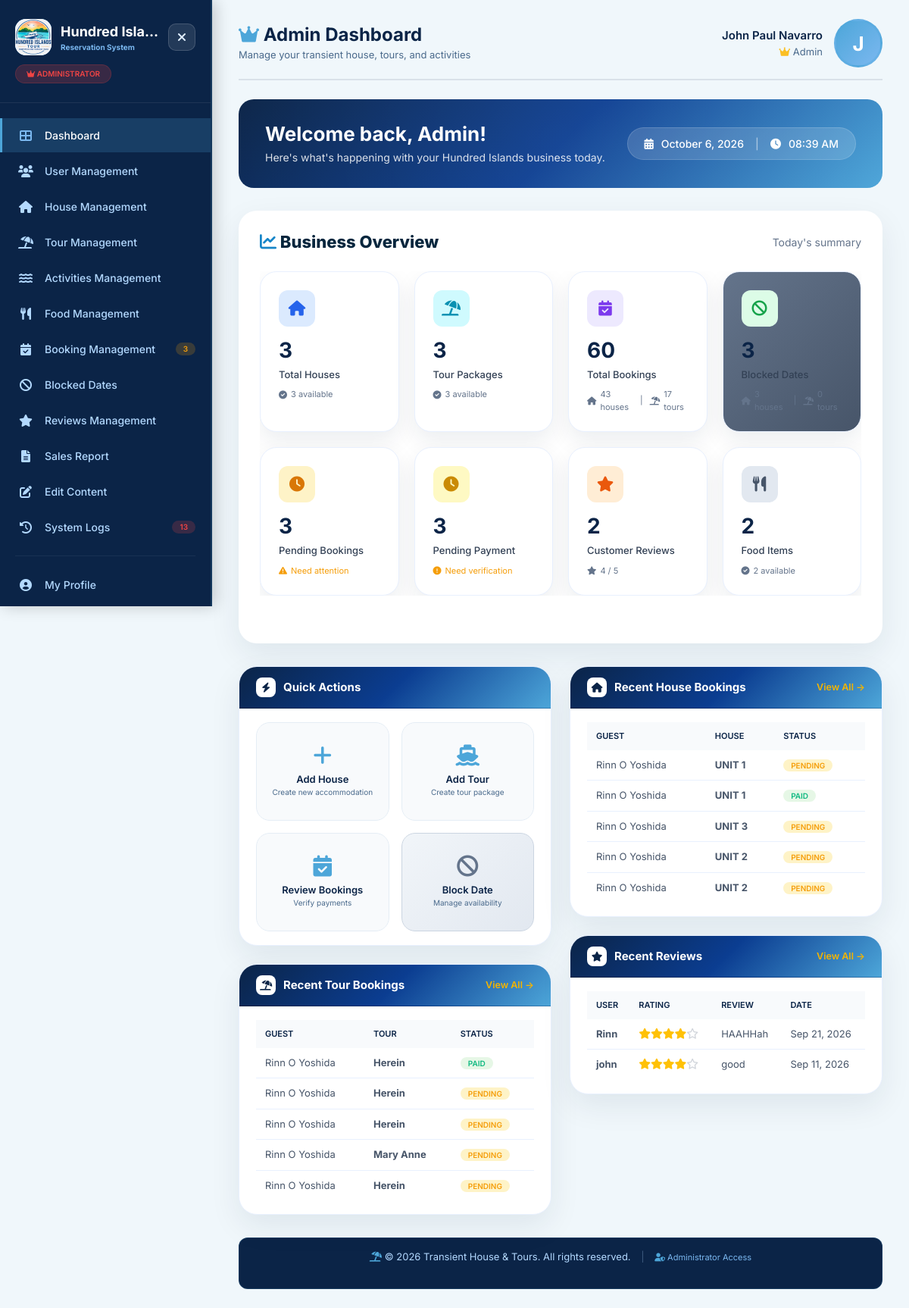
/admin-dashboard.php (signed in), run on the app's committed database.
### tables this page shows
CREATE TABLE `users` (
  `id` int(11) NOT NULL,
  `username` varchar(100) NOT NULL,
  `password` varchar(255) NOT NULL,
  `email` varchar(100) NOT NULL,
  `profile_photo` varchar(255) DEFAULT NULL,
  `fullname` varchar(200) NOT NULL,
  `first_name` varchar(80) DEFAULT NULL,
  `middle_name` varchar(80) DEFAULT NULL,
  `last_name` varchar(80) DEFAULT NULL,
  `name_suffix` varchar(20) DEFAULT NULL,
  `role` enum('admin','staff','guest') NOT NULL DEFAULT 'guest',
  `created_at` timestamp NOT NULL DEFAULT current_timestamp(),
  `reset_token` varchar(10) DEFAULT NULL,
  `reset_token_expires` datetime DEFAULT NULL
);

CREATE TABLE `tour_bookings` (
  `id` int(11) NOT NULL,
  `guest_id` int(11) NOT NULL,
  `tour_id` int(11) NOT NULL,
  `reference_number` varchar(50) NOT NULL,
  `booking_date` date NOT NULL,
  `number_of_guests` int(11) NOT NULL,
  `total_amount` decimal(10,2) NOT NULL,
  `special_requests` text DEFAULT NULL,
  `payment_status` enum('pending','paid','cancelled') DEFAULT 'pending',
  `booking_status` enum('confirmed','cancelled','completed') DEFAULT 'confirmed',
  `payment_proof` varchar(255) DEFAULT NULL,
  `proof_uploaded_at` datetime DEFAULT NULL,
  `paid_at` datetime DEFAULT NULL,
  `reject_reason` varchar(255) DEFAULT NULL,
  `reject_notes` text DEFAULT NULL,
  `rejected_by` int(11) DEFAULT NULL,
  `rejected_at` datetime DEFAULT NULL,
  `created_at` timestamp NOT NULL DEFAULT current_timestamp(),
  `feedback_is_anonymous` tinyint(1) DEFAULT 0,
  `guest_name` varchar(255) DEFAULT NULL,
  `contact_number` varchar(20) DEFAULT NULL,
  `preferred_time` time DEFAULT NULL,
  `gcash_reference` varchar(30) DEFAULT NULL,
  `cancelled_at` datetime DEFAULT NULL,
  `cancellation_reason` text DEFAULT NULL,
  `package_reference` varchar(50) DEFAULT NULL,
  `package_id` int(11) DEFAULT NULL,
  `completed_at` datetime DEFAULT NULL
);

CREATE TABLE `tours` (
  `id` int(11) NOT NULL,
  `tour_name` varchar(200) NOT NULL,
  `tour_type` varchar(100) NOT NULL,
  `description` text DEFAULT NULL,
  `places_to_visit` text DEFAULT NULL,
  `duration_hours` int(11) NOT NULL,
  `max_guests` int(11) NOT NULL,
  `price_per_boat` decimal(10,2) NOT NULL DEFAULT 0.00,
  `boat_capacity` int(11) NOT NULL DEFAULT 5,
  `inclusions` text DEFAULT NULL,
  `status` enum('available','fully_booked','seasonal') DEFAULT 'available',
  `image` varchar(255) DEFAULT NULL,
  `created_at` timestamp NOT NULL DEFAULT current_timestamp(),
  `boat_type` varchar(50) DEFAULT 'Small',
  `folder_name` varchar(255) DEFAULT NULL
);

CREATE TABLE `house_bookings` (
  `id` int(11) NOT NULL,
  `guest_id` int(11) NOT NULL,
  `house_id` int(11) NOT NULL,
  `reference_number` varchar(50) NOT NULL,
  `check_in_date` date NOT NULL,
  `check_in_time` time DEFAULT '14:00:00',
  `check_out_date` date NOT NULL,
  `check_out_time` time DEFAULT '12:00:00',
  `number_of_guests` int(11) NOT NULL,
  `total_amount` decimal(10,2) NOT NULL,
  `special_requests` text DEFAULT NULL,
  `payment_status` enum('pending','paid','cancelled') DEFAULT 'pending',
  `booking_status` enum('confirmed','cancelled','completed') DEFAULT 'confirmed',
  `completed_at` datetime DEFAULT NULL,
  `payment_proof` varchar(255) DEFAULT NULL,
  `proof_uploaded_at` datetime DEFAULT NULL,
  `paid_at` datetime DEFAULT NULL,
  `reject_reason` varchar(255) DEFAULT NULL,
  `reject_notes` text DEFAULT NULL,
  `rejected_by` int(11) DEFAULT NULL,
  `rejected_at` datetime DEFAULT NULL,
  `created_at` timestamp NOT NULL DEFAULT current_timestamp(),
  `feedback_is_anonymous` tinyint(1) DEFAULT 0,
  `rebook_count` int(11) NOT NULL DEFAULT 0,
  `previous_check_in_date` date DEFAULT NULL,
  `previous_check_out_date` date DEFAULT NULL,
  `previous_number_of_guests` int(11) DEFAULT NULL,
  `previous_total_amount` decimal(10,2) DEFAULT NULL,
  `rebook_confirmed_at` datetime DEFAULT NULL,
  `rebooked_at` datetime DEFAULT NULL,
  `original_booking_id` int(11) DEFAULT NULL,
  `booking_date` datetime NOT NULL DEFAULT current_timestamp(),
  `guest_names` text DEFAULT NULL,
  `gcash_reference` varchar(30) DEFAULT NULL,
  `cancelled_at` datetime DEFAULT NULL,
  `cancellation_reason` text DEFAULT NULL,
  `package_reference` varchar(50) DEFAULT NULL,
  `package_id` int(11) DEFAULT NULL
);

CREATE TABLE `houses` (
  `id` int(11) NOT NULL,
  `house_name` varchar(200) NOT NULL,
  `description` text DEFAULT NULL,
  `price_per_night` decimal(10,2) NOT NULL,
  `capacity` int(11) NOT NULL,
  `bedrooms` int(11) DEFAULT NULL,
  `amenities` text DEFAULT NULL,
  `status` enum('available','booked','maintenance') DEFAULT 'available',
  `image` varchar(255) DEFAULT NULL,
  `created_at` timestamp NOT NULL DEFAULT current_timestamp()
);

CREATE TABLE `overall_feedback` (
  `id` int(11) NOT NULL,
  `user_id` int(11) NOT NULL,
  `rating` int(11) NOT NULL,
  `comment` text DEFAULT NULL,
  `created_at` timestamp NOT NULL DEFAULT current_timestamp(),
  `updated_at` timestamp NOT NULL DEFAULT current_timestamp() ON UPDATE current_timestamp(),
  `is_anonymous` tinyint(1) NOT NULL DEFAULT 0
);

### admin-dashboard.php (the view, shortened to what the rows shown need)
<?php
require_once 'database.php';
$is_admin = ($_SESSION['role'] == 'admin');
$user_info = [];
try {
    $stmt = $pdo->prepare("SELECT * FROM users WHERE id = ?");
    $stmt->execute([$_SESSION['user_id']]);
    $user_info = $stmt->fetch();
} catch(PDOException $e) {
    $user_info = [];
}
if (!function_exists('getAdminAvatar')) {
    function getAdminAvatar($user_info) {
        $user_id = (int)($user_info['id'] ?? 0);
        $paths = [
            'uploads/profile/user_' . $user_id . '/' . $user_info['profile_photo'],
            'uploads/staff/' . $user_info['profile_photo'],
            'uploads/profile/' . $user_info['profile_photo'],
        ];
        return null;
    }
}
$admin_avatar = getAdminAvatar($user_info);
$admin_initial = strtoupper(substr($user_info['fullname'] ?? $user_info['username'] ?? 'U', 0, 1));
$admin_display_name = $user_info['fullname'] ?? $user_info['username'] ?? 'User';
$recent_house_bookings = [];
try {
    $stmt = $pdo->query("SELECT b.*, h.house_name, u.fullname as guest_name
                         FROM house_bookings b
                         LEFT JOIN houses h ON b.house_id = h.id
                         LEFT JOIN guests g ON b.guest_id = g.id
                         LEFT JOIN users u ON g.user_id = u.id
                         ORDER BY b.created_at DESC LIMIT 5");
    $recent_house_bookings = $stmt->fetchAll();
} catch(PDOException $e) {}
$recent_tour_bookings = [];
try {
    $stmt = $pdo->query("SELECT b.*, t.tour_name, u.fullname as guest_name
                        FROM tour_bookings b
                        LEFT JOIN tours t ON b.tour_id = t.id
                        LEFT JOIN guests g ON b.guest_id = g.id
                        LEFT JOIN users u ON g.user_id = u.id
                        ORDER BY b.created_at DESC LIMIT 5");
    $recent_tour_bookings = $stmt->fetchAll();
} catch(PDOException $e) {}
$recent_reviews = [];
try {
    $stmt = $pdo->query("SELECT f.*, u.username
                         FROM overall_feedback f
                         JOIN users u ON f.user_id = u.id
                         ORDER BY f.created_at DESC LIMIT 5");
    $recent_reviews = $stmt->fetchAll();
} catch(PDOException $e) {}
function renderSmallStars($rating) {
    $html = '';
    $fullStars = floor($rating);
    $halfStar = $rating - $fullStars >= 0.5;
    for ($i = 1; $i <= 5; $i++) {
        if ($i <= $fullStars) {
            $html .= '<i class="fas fa-star" style="color: #FFC107; font-size: 14px;"></i>';
        } elseif ($i == $fullStars + 1 && $halfStar) {
            $html .= '<i class="fas fa-star-half-alt" style="color: #FFC107; font-size: 14px;"></i>';
        } else {
            $html .= '<i class="far fa-star" style="color: #d1d5db; font-size: 14px;"></i>';
        }
    }
    return $html;
}
function getBookingStatusLabel($payment_status) {
    $status = trim((string)$payment_status);
    $status = strtolower($status);
    if ($status === 'paid') return ['label' => 'Paid', 'class' => 'badge-success'];
    if ($status === 'pending') return ['label' => 'Pending', 'class' => 'badge-warning'];
    return ['label' => ucfirst($status), 'class' => 'badge-warning'];
}
?>
<!DOCTYPE html>
<html lang="en">
<head>
    <link href="https://cdn.jsdelivr.net/npm/bootstrap@5.1.3/dist/css/bootstrap.min.css" rel="stylesheet">
    <link rel="stylesheet" href="https://cdnjs.cloudflare.com/ajax/libs/font-awesome/6.0.0/css/all.min.css">
</head>
<body>
<div class="app-container">
    <div class="main-content">
        <div class="top-bar">
            <div class="page-title">
                <h1>
                    <i class="fas fa-<?php echo $is_admin ? 'crown' : 'user-tie'; ?>"></i>
                    <?php echo $is_admin ? 'Admin' : 'Staff'; ?> Dashboard
                </h1>
            </div>
            <div class="user-profile">
                <div class="user-info" style="text-align: right;">
                    <div class="user-name"><?php echo htmlspecialchars($admin_display_name); ?></div>
                    <div class="user-role">
                        <?php if($is_admin): ?>
                            <i class="fas fa-crown" style="color: #fbbf24;"></i> Admin
                        <?php else: ?>
                            <i class="fas fa-user-tie" style="color: #fbbf24;"></i> Staff
                        <?php endif; ?>
                    </div>
                </div>
                <div class="avatar">
                    <?php if($admin_avatar): ?>
                        <img src="<?php echo htmlspecialchars($admin_avatar); ?>?<?php echo time(); ?>" alt="Avatar">
                    <?php else: ?>
                        <?php echo $admin_initial; ?>
                    <?php endif; ?>
                </div>
            </div>
        </div>
        <div class="welcome-banner">
            <div class="welcome-text">
                <h1> Welcome back, <?php echo $is_admin ? 'Admin' : 'Staff'; ?>!</h1>
            </div>
        </div>
        <div class="stats-panel">
            <section class="dashboard-section overview-section">
                <div class="section-heading">
                    <h2>
                        <i class="fas fa-chart-line"></i>
                        Business Overview
                    </h2>
                </div>
            </section>
        </div>
        <div class="dashboard-grid">
            <div class="dashboard-column">
                <div class="card">
                    <div class="card-header">
                        <h2><i class="fas fa-bolt"></i> Quick Actions</h2>
                    </div>
                </div>
                <div class="card">
                    <div class="card-header">
                        <h2><i class="fas fa-umbrella-beach"></i> Recent Tour Bookings</h2>
                    </div>
                    <div class="table-responsive desktop-table">
                        <table>
                            <thead>
                                <tr><th>Guest</th><th>Tour</th><th>Status</th></tr>
                            </thead>
                            <tbody>
                                <?php if(empty($recent_tour_bookings)): ?>
                                <tr><td colspan="3" style="text-align: center; color: #94a3b8; padding: 20px;">No tour bookings yet</td></tr>
                                <?php else: ?>
                                    <?php foreach($recent_tour_bookings as $booking):
                                        $bstat = getBookingStatusLabel($booking['payment_status'] ?? '');
                                    ?>
                                    <tr>
                                        <td><?php echo htmlspecialchars($booking['guest_name'] ?? 'N/A'); ?></td>
                                        <td><strong><?php echo $booking['tour_name'] ?? 'N/A'; ?></strong></td>
                                        <td><span class="badge <?php echo $bstat['class']; ?>"><?php echo $bstat['label']; ?></span></td>
                                    </tr>
                                    <?php endforeach; ?>
                                <?php endif; ?>
                            </tbody>
                        </table>
                    </div>
                </div>
            </div>
            <div class="dashboard-column">
                <div class="card">
                    <div class="card-header">
                        <h2><i class="fas fa-home"></i> Recent House Bookings</h2>
                    </div>
                    <div class="table-responsive desktop-table">
                        <table>
                            <thead>
                                <tr><th>Guest</th><th>House</th><th>Status</th></tr>
                            </thead>
                            <tbody>
                                <?php if(empty($recent_house_bookings)): ?>
                                <tr><td colspan="3" style="text-align: center; color: #94a3b8; padding: 20px;">No house bookings yet</td></tr>
                                <?php else: ?>
                                    <?php foreach($recent_house_bookings as $booking):
                                        $bstat = getBookingStatusLabel($booking['payment_status'] ?? '');
                                    ?>
                                    <tr>
                                        <td><?php echo htmlspecialchars($booking['guest_name'] ?? 'N/A'); ?></td>
                                        <td><strong><?php echo $booking['house_name'] ?? 'N/A'; ?></strong></td>
                                        <td><span class="badge <?php echo $bstat['class']; ?>"><?php echo $bstat['label']; ?></span></td>
                                    </tr>
                                    <?php endforeach; ?>
                                <?php endif; ?>
                            </tbody>
                        </table>
                    </div>
                </div>
                <div class="card">
                    <div class="card-header">
                        <h2><i class="fas fa-star"></i> Recent Reviews</h2>
                    </div>
                    <div class="table-responsive desktop-table">
                        <table>
                            <thead>
                                <tr>
                                    <th>User</th>
                                    <th>Rating</th>
                                    <th>Review</th>
                                    <th>Date</th>
                                </tr>
                            </thead>
                            <tbody>
                                <?php if(empty($recent_reviews)): ?>
                                <tr>
                                    <td colspan="4" style="text-align: center; color: #94a3b8; padding: 20px;">
                                        <i class="fas fa-comment-slash" style="display: block; font-size: 20px; margin-bottom: 5px;"></i>
                                        No reviews yet
                                    </td>
                                </tr>
                                <?php else: ?>
                                    <?php foreach($recent_reviews as $review): ?>
                                    <tr>
                                        <td><strong><?php echo htmlspecialchars($review['username']); ?></strong></td>
                                        <td><span class="review-stars"><?php echo renderSmallStars($review['rating']); ?></span></td>
                                        <td class="review-text"><?php echo $review['comment'] ? htmlspecialchars($review['comment']) : '<span style="color: #94a3b8; font-style: italic;">No comment</span>'; ?></td>
                                        <td><?php echo date('M d, Y', strtotime($review['created_at'])); ?></td>
                                    </tr>
                                    <?php endforeach; ?>
                                <?php endif; ?>
                            </tbody>
                        </table>
                    </div>
                </div>
            </div>
        </div>
    </div>
</div>
</body>
</html>

### data on the page
users: fullname "John Paul Navarro", fullname "J"
tour_bookings: users.fullname "Rinn O Yoshida", tour.tour_name "Herein", payment_status "PAID"
tour_bookings: users.fullname "Rinn O Yoshida", tour.tour_name "Herein", payment_status "PENDING"
tour_bookings: users.fullname "Rinn O Yoshida", tour.tour_name "Herein", payment_status "PENDING"
tour_bookings: users.fullname "Rinn O Yoshida", tour.tour_name "Mary Anne", payment_status "PENDING"
tour_bookings: users.fullname "Rinn O Yoshida", tour.tour_name "Herein", payment_status "PENDING"
house_bookings: users.fullname "Rinn O Yoshida", house.house_name "UNIT 1", payment_status "PENDING"
house_bookings: users.fullname "Rinn O Yoshida", house.house_name "UNIT 1", payment_status "PAID"
house_bookings: users.fullname "Rinn O Yoshida", house.house_name "UNIT 3", payment_status "PENDING"
house_bookings: users.fullname "Rinn O Yoshida", house.house_name "UNIT 2", payment_status "PENDING"
house_bookings: users.fullname "Rinn O Yoshida", house.house_name "UNIT 2", payment_status "PENDING"
overall_feedback: user.username "Rinn", rating 4 (drawn), comment "HAAHHah", created_at "Sep 21, 2026"
overall_feedback: user.username "john", rating 4 (drawn), comment "good", created_at "Sep 11, 2026"

### other printed values
$sidebar_pending_bookings "3"
$sidebar_failed_logs "13"
$total_houses "3"
$available_houses "3"
$total_tours "3"
$available_tours "3"
$total_house_bookings + $total_tour_bookings "60"
$total_house_bookings "43"
$total_tour_bookings "17"
$total_blocked "3"
$tour_blocked "0"
$total_reviews "2"
$avg_rating "4"
$total_food "2"
$available_food "2"
